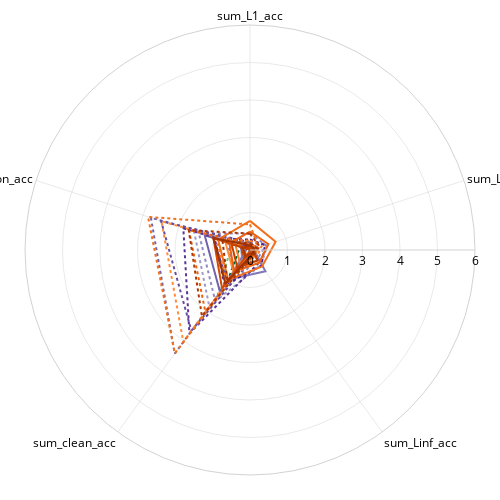

Notebook code for this chart:
### Code cell
from matplotlib import cm
from matplotlib.colors import to_hex
import re


import pandas as pd
import numpy as np
import plotly.graph_objects as go
import plotly.express as px


import pandas as pd

df1 = grouped_df.copy()

metrics_to_sum = ["L1_acc", "L2_acc", "Linf_acc", "clean_acc", "common_acc"]

for metric in metrics_to_sum:
    metric_cols = [col for col in df1.columns if col[1] == metric]
    df1[f'sum_{metric}'] = df1[metric_cols].sum(axis=1)

df_per_row_sums = df1[[f'sum_{m}' for m in metrics_to_sum]]

df_per_row_sums.columns = df_per_row_sums.columns.get_level_values(0)

df_per_row_sums.columns.name = 'metric'

df_per_row_sums


# Your model type mapping
model_type_map = {
    'convnext_base': "fully convolutional",
    'convnext_tiny': "fully convolutional",
    'deit_small': "fully attention",
    'vit_base': "fully attention",
    'vit_small': "fully attention",
    'resnet50': "fully convolutional",
    'eva02_base': "fully attention",
    'eva02_tiny': "fully attention",
    'swin_base': "fully attention",
    'swin_tiny': "fully attention",
    'coatnet_0': "hybrid",
    'coatnet_2': "hybrid",
    'regnetx_004': "fully convolutional",
    'efficientnet-b0': "fully convolutional", 
    'deit_tiny': "fully attention",
    'mobilevit-small': "hybrid",
    'mobilenetv3': "fully convolutional",
    'edgenext_small': "fully convolutional",
    'coat_tiny': "hybrid",
}

# Colormap for each model type
type_to_cmap = {
    'fully convolutional': cm.Purples,     # deep violet → lavender
    'fully attention': cm.Oranges,         # strong orange → light peach
    'hybrid': cm.Greens                    # forest → mint
}

# Extract base backbone name from full backbone string
def extract_base_name(backbone_name):
    for base in model_type_map:
        if base in backbone_name:
            return base
    return 'unknown'

# Get all unique backbones
backbones = sorted(set(backbone for backbone, _ in df_per_row_sums.index))

# Map backbones to model type
backbone_model_type = {b: model_type_map.get(extract_base_name(b), 'unknown') for b in backbones}

# Assign gradient color per backbone based on model type
color_map = {}
for model_type in ['fully convolutional', 'fully attention', 'hybrid']:
    bks = [bk for bk in backbones if backbone_model_type[bk] == model_type]
    n = len(bks)
    for i, bk in enumerate(bks):
        start, end = 0.5, 0.9  # avoid very light or very dark edges
        position = start + (end - start) * (i / max(n - 1, 1))
        color = to_hex(type_to_cmap[model_type](position))
        color_map[bk] = color


# Define metrics
metrics = ['sum_L1_acc', 'sum_L2_acc', 'sum_Linf_acc', 'sum_clean_acc', 'sum_common_acc']

# Create a list of unique backbones (regardless of loss)
unique_backbones = sorted(set(backbone for backbone, _ in df_per_row_sums.index))

# # Assign a unique color to each backbone
# color_palette = px.colors.qualitative.Plotly
# color_map = dict(zip(unique_backbones, color_palette * (len(unique_backbones) // len(color_palette) + 1)))

# Define line styles per loss function
line_styles = {
    'CLASSIC_AT': 'solid',
    'TRADES_v2': 'dot'
}

# Create the radar plot

from plotly.colors import qualitative
color_palette = qualitative.Bold

# Get unique backbones
unique_backbones = sorted(set(backbone for backbone, _ in df_per_row_sums.index))

# Assign colors per backbone
# color_map = dict(zip(unique_backbones, color_palette * (len(unique_backbones) // len(color_palette) + 1)))

fig = go.Figure()

for (backbone, loss), row in df_per_row_sums.iterrows():
    fig.add_trace(go.Scatterpolar(
        r=row.tolist() + [row.tolist()[0]],  # Close the loop
        theta=metrics + [metrics[0]],
        mode='lines',
        name=f"{backbone} ({loss})",
        line=dict(
            width=2,
            color=color_map[backbone],
            dash=line_styles.get(loss, 'solid')
        )
    ))

fig.update_layout(
    width=500, 
    height=500,
    paper_bgcolor='white',
    plot_bgcolor='white',
    polar=dict(
        radialaxis=dict(
            visible=True,
            range=[0, 6],
            showline=True,
            linewidth=1,
            linecolor="lightgrey",
            gridcolor="lightgrey",
            gridwidth=0.5,
        ),
        angularaxis=dict(
            direction="clockwise",
            showline=True,
            linewidth=1,
            linecolor="lightgrey",
            gridcolor="lightgrey",
            gridwidth=0.5,
        ),
        bgcolor='white'
    ),
    legend=dict(
        x=0,
        y=1.0,
        xanchor='left',
        yanchor='top',
        bgcolor='rgba(255,255,255,0.9)',
        bordercolor='lightgrey',
        borderwidth=1,
        font=dict(size=11),
    ),
    showlegend=False,
    font=dict(color='black'),
    margin=dict(l=25, r=25, t=25, b=25)  # <<< reduced margins
)



fig.show()

fig.write_image("./radar_plot_{}_{}.png".format(size, pn2), scale=3  )                # upscale for higher DPI (1 = default)

### Figure 1 — Plotly figure (JSON) as saved in the notebook; plotly's stock layout.template omitted (floating-point values rounded to 4 significant figures)
{"data": [{"line": {"color": "#9e9ac8", "dash": "solid", "width": 2}, "mode": "lines", "name": "CLIP-convnext_base_w-laion2B-s13B-b82K (CLASSIC_AT)", "r": [0.1926, 0.1865, 0.1873, 0.1873, 0.1944, 0.1926], "theta": ["sum_L1_acc", "sum_L2_acc", "sum_Linf_acc", "sum_clean_acc", "sum_common_acc", "sum_L1_acc"], "type": "scatterpolar"}, {"line": {"color": "#9e9ac8", "dash": "dot", "width": 2}, "mode": "lines", "name": "CLIP-convnext_base_w-laion2B-s13B-b82K (TRADES_v2)", "r": [0.2216, 0.5015, 0.4958, 1.851, 1.565, 0.2216], "theta": ["sum_L1_acc", "sum_L2_acc", "sum_Linf_acc", "sum_clean_acc", "sum_common_acc", "sum_L1_acc"], "type": "scatterpolar"}, {"line": {"color": "#8e8ac0", "dash": "solid", "width": 2}, "mode": "lines", "name": "CLIP-convnext_base_w-laion_aesthetic-s13B-b82K (CLASSIC_AT)", "r": [0.069, 0.071, 0.1084, 0.3524, 0.2507, 0.069], "theta": ["sum_L1_acc", "sum_L2_acc", "sum_Linf_acc", "sum_clean_acc", "sum_common_acc", "sum_L1_acc"], "type": "scatterpolar"}, {"line": {"color": "#8e8ac0", "dash": "dot", "width": 2}, "mode": "lines", "name": "CLIP-convnext_base_w-laion_aesthetic-s13B-b82K (TRADES_v2)", "r": [0.443, 0.436, 0.325, 1.602, 1.432, 0.443], "theta": ["sum_L1_acc", "sum_L2_acc", "sum_Linf_acc", "sum_clean_acc", "sum_common_acc", "sum_L1_acc"], "type": "scatterpolar"}, {"line": {"color": "#73c476", "dash": "solid", "width": 2}, "mode": "lines", "name": "coatnet_2_rw_224.sw_in12k (CLASSIC_AT)", "r": [0.007, 0.005333, 0.061, 0.2087, 0.1975, 0.007], "theta": ["sum_L1_acc", "sum_L2_acc", "sum_Linf_acc", "sum_clean_acc", "sum_common_acc", "sum_L1_acc"], "type": "scatterpolar"}, {"line": {"color": "#73c476", "dash": "dot", "width": 2}, "mode": "lines", "name": "coatnet_2_rw_224.sw_in12k (TRADES_v2)", "r": [0, 0, 0.001333, 1.468, 0.508, 0], "theta": ["sum_L1_acc", "sum_L2_acc", "sum_Linf_acc", "sum_clean_acc", "sum_common_acc", "sum_L1_acc"], "type": "scatterpolar"}, {"line": {"color": "#006428", "dash": "solid", "width": 2}, "mode": "lines", "name": "coatnet_2_rw_224.sw_in12k_ft_in1k (CLASSIC_AT)", "r": [0.1811, 0.189, 0.1288, 0.2227, 0.2085, 0.1811], "theta": ["sum_L1_acc", "sum_L2_acc", "sum_Linf_acc", "sum_clean_acc", "sum_common_acc", "sum_L1_acc"], "type": "scatterpolar"}, {"line": {"color": "#006428", "dash": "dot", "width": 2}, "mode": "lines", "name": "coatnet_2_rw_224.sw_in12k_ft_in1k (TRADES_v2)", "r": [0.05919, 0.0401, 0.09692, 1.013, 0.2775, 0.05919], "theta": ["sum_L1_acc", "sum_L2_acc", "sum_Linf_acc", "sum_clean_acc", "sum_common_acc", "sum_L1_acc"], "type": "scatterpolar"}, {"line": {"color": "#7e79b8", "dash": "solid", "width": 2}, "mode": "lines", "name": "convnext_base.clip_laion2b_augreg_ft_in12k_in1k (CLASSIC_AT)", "r": [0.09729, 0.09738, 0.6993, 0.9723, 0.09029, 0.09729], "theta": ["sum_L1_acc", "sum_L2_acc", "sum_Linf_acc", "sum_clean_acc", "sum_common_acc", "sum_L1_acc"], "type": "scatterpolar"}, {"line": {"color": "#7e79b8", "dash": "dot", "width": 2}, "mode": "lines", "name": "convnext_base.clip_laion2b_augreg_ft_in12k_in1k (TRADES_v2)", "r": [0.172, 0.1873, 0.2023, 0.7573, 0.612, 0.172], "theta": ["sum_L1_acc", "sum_L2_acc", "sum_Linf_acc", "sum_clean_acc", "sum_common_acc", "sum_L1_acc"], "type": "scatterpolar"}, {"line": {"color": "#7262ac", "dash": "solid", "width": 2}, "mode": "lines", "name": "convnext_base.fb_in1k (CLASSIC_AT)", "r": [0.023, 0.016, 0.01733, 1.366, 1.271, 0.023], "theta": ["sum_L1_acc", "sum_L2_acc", "sum_Linf_acc", "sum_clean_acc", "sum_common_acc", "sum_L1_acc"], "type": "scatterpolar"}, {"line": {"color": "#7262ac", "dash": "dot", "width": 2}, "mode": "lines", "name": "convnext_base.fb_in1k (TRADES_v2)", "r": [0.145, 0.053, 0.03067, 3.417, 2.778, 0.145], "theta": ["sum_L1_acc", "sum_L2_acc", "sum_Linf_acc", "sum_clean_acc", "sum_common_acc", "sum_L1_acc"], "type": "scatterpolar"}, {"line": {"color": "#674ba0", "dash": "solid", "width": 2}, "mode": "lines", "name": "convnext_base.fb_in22k (CLASSIC_AT)", "r": [0.1021, 0.07562, 0.08362, 1.042, 1.026, 0.1021], "theta": ["sum_L1_acc", "sum_L2_acc", "sum_Linf_acc", "sum_clean_acc", "sum_common_acc", "sum_L1_acc"], "type": "scatterpolar"}, {"line": {"color": "#674ba0", "dash": "dot", "width": 2}, "mode": "lines", "name": "convnext_base.fb_in22k (TRADES_v2)", "r": [0.202, 0.215, 0.206, 2.661, 2.492, 0.202], "theta": ["sum_L1_acc", "sum_L2_acc", "sum_Linf_acc", "sum_clean_acc", "sum_common_acc", "sum_L1_acc"], "type": "scatterpolar"}, {"line": {"color": "#5b3495", "dash": "solid", "width": 2}, "mode": "lines", "name": "convnext_base.fb_in22k_ft_in1k (CLASSIC_AT)", "r": [0.094, 0.093, 0.092, 0.2496, 0.2518, 0.094], "theta": ["sum_L1_acc", "sum_L2_acc", "sum_Linf_acc", "sum_clean_acc", "sum_common_acc", "sum_L1_acc"], "type": "scatterpolar"}, {"line": {"color": "#5b3495", "dash": "dot", "width": 2}, "mode": "lines", "name": "convnext_base.fb_in22k_ft_in1k (TRADES_v2)", "r": [0.059, 0.04667, 0.413, 2.749, 1.869, 0.059], "theta": ["sum_L1_acc", "sum_L2_acc", "sum_Linf_acc", "sum_clean_acc", "sum_common_acc", "sum_L1_acc"], "type": "scatterpolar"}, {"line": {"color": "#fd8c3b", "dash": "solid", "width": 2}, "mode": "lines", "name": "eva02_base_patch14_224.mim_in22k (CLASSIC_AT)", "r": [0.1543, 0.1924, 0.218, 0.7437, 0.6913, 0.1543], "theta": ["sum_L1_acc", "sum_L2_acc", "sum_Linf_acc", "sum_clean_acc", "sum_common_acc", "sum_L1_acc"], "type": "scatterpolar"}, {"line": {"color": "#fd8c3b", "dash": "dot", "width": 2}, "mode": "lines", "name": "eva02_base_patch14_224.mim_in22k (TRADES_v2)", "r": [0.09971, 0.115, 0.02633, 3.027, 2.482, 0.09971], "theta": ["sum_L1_acc", "sum_L2_acc", "sum_Linf_acc", "sum_clean_acc", "sum_common_acc", "sum_L1_acc"], "type": "scatterpolar"}, {"line": {"color": "#4f1f8b", "dash": "solid", "width": 2}, "mode": "lines", "name": "robust_convnext_base (CLASSIC_AT)", "r": [0.1776, 0.1698, 0.1868, 0.1958, 0.2186, 0.1776], "theta": ["sum_L1_acc", "sum_L2_acc", "sum_Linf_acc", "sum_clean_acc", "sum_common_acc", "sum_L1_acc"], "type": "scatterpolar"}, {"line": {"color": "#4f1f8b", "dash": "dot", "width": 2}, "mode": "lines", "name": "robust_convnext_base (TRADES_v2)", "r": [0.2784, 0.4203, 0.5156, 1.151, 0.9888, 0.2784], "theta": ["sum_L1_acc", "sum_L2_acc", "sum_Linf_acc", "sum_clean_acc", "sum_common_acc", "sum_L1_acc"], "type": "scatterpolar"}, {"line": {"color": "#f87f2c", "dash": "solid", "width": 2}, "mode": "lines", "name": "robust_vit_base_patch16_224 (CLASSIC_AT)", "r": [0.1721, 0.2013, 0.1892, 0.4513, 0.4046, 0.1721], "theta": ["sum_L1_acc", "sum_L2_acc", "sum_Linf_acc", "sum_clean_acc", "sum_common_acc", "sum_L1_acc"], "type": "scatterpolar"}, {"line": {"color": "#f87f2c", "dash": "dot", "width": 2}, "mode": "lines", "name": "robust_vit_base_patch16_224 (TRADES_v2)", "r": [0.2513, 0.3245, 0.2748, 1.076, 0.9302, 0.2513], "theta": ["sum_L1_acc", "sum_L2_acc", "sum_Linf_acc", "sum_clean_acc", "sum_common_acc", "sum_L1_acc"], "type": "scatterpolar"}, {"line": {"color": "#f3701b", "dash": "solid", "width": 2}, "mode": "lines", "name": "swin_base_patch4_window7_224.ms_in22k_ft_in1k (CLASSIC_AT)", "r": [0.7772, 0.718, 0.5463, 0.9875, 0.8921, 0.7772], "theta": ["sum_L1_acc", "sum_L2_acc", "sum_Linf_acc", "sum_clean_acc", "sum_common_acc", "sum_L1_acc"], "type": "scatterpolar"}, {"line": {"color": "#f3701b", "dash": "dot", "width": 2}, "mode": "lines", "name": "swin_base_patch4_window7_224.ms_in22k_ft_in1k (TRADES_v2)", "r": [0.681, 0.233, 0.087, 3.409, 2.859, 0.681], "theta": ["sum_L1_acc", "sum_L2_acc", "sum_Linf_acc", "sum_clean_acc", "sum_common_acc", "sum_L1_acc"], "type": "scatterpolar"}, {"line": {"color": "#ec620f", "dash": "solid", "width": 2}, "mode": "lines", "name": "vit_base_patch16_224.augreg_in1k (CLASSIC_AT)", "r": [0.4904, 0.5141, 0.4178, 0.7165, 0.5771, 0.4904], "theta": ["sum_L1_acc", "sum_L2_acc", "sum_Linf_acc", "sum_clean_acc", "sum_common_acc", "sum_L1_acc"], "type": "scatterpolar"}, {"line": {"color": "#ec620f", "dash": "dot", "width": 2}, "mode": "lines", "name": "vit_base_patch16_224.augreg_in1k (TRADES_v2)", "r": [0.1767, 0.15, 0.109, 2.027, 1.712, 0.1767], "theta": ["sum_L1_acc", "sum_L2_acc", "sum_Linf_acc", "sum_clean_acc", "sum_common_acc", "sum_L1_acc"], "type": "scatterpolar"}, {"line": {"color": "#e25508", "dash": "solid", "width": 2}, "mode": "lines", "name": "vit_base_patch16_224.augreg_in21k (CLASSIC_AT)", "r": [0.101, 0.08251, 0.1546, 0.2223, 0.2247, 0.101], "theta": ["sum_L1_acc", "sum_L2_acc", "sum_Linf_acc", "sum_clean_acc", "sum_common_acc", "sum_L1_acc"], "type": "scatterpolar"}, {"line": {"color": "#e25508", "dash": "dot", "width": 2}, "mode": "lines", "name": "vit_base_patch16_224.augreg_in21k (TRADES_v2)", "r": [0.085, 0.156, 0.166, 0.2633, 0.2259, 0.085], "theta": ["sum_L1_acc", "sum_L2_acc", "sum_Linf_acc", "sum_clean_acc", "sum_common_acc", "sum_L1_acc"], "type": "scatterpolar"}, {"line": {"color": "#d84801", "dash": "solid", "width": 2}, "mode": "lines", "name": "vit_base_patch16_224.augreg_in21k_ft_in1k (CLASSIC_AT)", "r": [0.003, 0.014, 0.017, 1.267, 1.025, 0.003], "theta": ["sum_L1_acc", "sum_L2_acc", "sum_Linf_acc", "sum_clean_acc", "sum_common_acc", "sum_L1_acc"], "type": "scatterpolar"}, {"line": {"color": "#d84801", "dash": "dot", "width": 2}, "mode": "lines", "name": "vit_base_patch16_224.augreg_in21k_ft_in1k (TRADES_v2)", "r": [0.04962, 0.05971, 0.06162, 0.1716, 0.1916, 0.04962], "theta": ["sum_L1_acc", "sum_L2_acc", "sum_Linf_acc", "sum_clean_acc", "sum_common_acc", "sum_L1_acc"], "type": "scatterpolar"}, {"line": {"color": "#c54102", "dash": "solid", "width": 2}, "mode": "lines", "name": "vit_base_patch16_224.mae (CLASSIC_AT)", "r": [0.011, 0.07657, 0.3475, 0.5764, 0.5159, 0.011], "theta": ["sum_L1_acc", "sum_L2_acc", "sum_Linf_acc", "sum_clean_acc", "sum_common_acc", "sum_L1_acc"], "type": "scatterpolar"}, {"line": {"color": "#c54102", "dash": "dot", "width": 2}, "mode": "lines", "name": "vit_base_patch16_224.mae (TRADES_v2)", "r": [0.02619, 0.04148, 0.06829, 0.2742, 0.2567, 0.02619], "theta": ["sum_L1_acc", "sum_L2_acc", "sum_Linf_acc", "sum_clean_acc", "sum_common_acc", "sum_L1_acc"], "type": "scatterpolar"}, {"line": {"color": "#b03903", "dash": "solid", "width": 2}, "mode": "lines", "name": "vit_base_patch16_clip_224.laion2b (CLASSIC_AT)", "r": [0.1079, 0.1156, 0.09429, 0.2135, 0.205, 0.1079], "theta": ["sum_L1_acc", "sum_L2_acc", "sum_Linf_acc", "sum_clean_acc", "sum_common_acc", "sum_L1_acc"], "type": "scatterpolar"}, {"line": {"color": "#b03903", "dash": "dot", "width": 2}, "mode": "lines", "name": "vit_base_patch16_clip_224.laion2b (TRADES_v2)", "r": [0.4359, 0.2777, 0.149, 2.182, 1.718, 0.4359], "theta": ["sum_L1_acc", "sum_L2_acc", "sum_Linf_acc", "sum_clean_acc", "sum_common_acc", "sum_L1_acc"], "type": "scatterpolar"}, {"line": {"color": "#9e3303", "dash": "solid", "width": 2}, "mode": "lines", "name": "vit_base_patch16_clip_224.laion2b_ft_in1k (CLASSIC_AT)", "r": [0.1279, 0.1173, 0.118, 1.114, 1.026, 0.1279], "theta": ["sum_L1_acc", "sum_L2_acc", "sum_Linf_acc", "sum_clean_acc", "sum_common_acc", "sum_L1_acc"], "type": "scatterpolar"}, {"line": {"color": "#9e3303", "dash": "dot", "width": 2}, "mode": "lines", "name": "vit_base_patch16_clip_224.laion2b_ft_in1k (TRADES_v2)", "r": [0.1764, 0.1853, 0.1583, 1.024, 0.77, 0.1764], "theta": ["sum_L1_acc", "sum_L2_acc", "sum_Linf_acc", "sum_clean_acc", "sum_common_acc", "sum_L1_acc"], "type": "scatterpolar"}], "layout": {"font": {"color": "black"}, "height": 500, "legend": {"bgcolor": "rgba(255,255,255,0.9)", "bordercolor": "lightgrey", "borderwidth": 1, "font": {"size": 11}, "x": 0, "xanchor": "left", "y": 1, "yanchor": "top"}, "margin": {"b": 25, "l": 25, "r": 25, "t": 25}, "paper_bgcolor": "white", "plot_bgcolor": "white", "polar": {"angularaxis": {"direction": "clockwise", "gridcolor": "lightgrey", "gridwidth": 0.5, "linecolor": "lightgrey", "linewidth": 1, "showline": true}, "bgcolor": "white", "radialaxis": {"gridcolor": "lightgrey", "gridwidth": 0.5, "linecolor": "lightgrey", "linewidth": 1, "range": [0, 6], "showline": true, "visible": true}}, "showlegend": false, "width": 500}}
